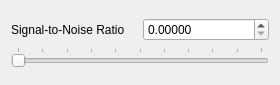
<?xml version="1.0" encoding="UTF-8"?>
<ui version="4.0">
 <class>BuildNoiseColumnMatrix</class>
 <widget class="QDialog" name="BuildNoiseColumnMatrix">
  <property name="geometry">
   <rect>
    <x>0</x>
    <y>0</y>
    <width>280</width>
    <height>85</height>
   </rect>
  </property>
  <property name="sizePolicy">
   <sizepolicy hsizetype="Fixed" vsizetype="Fixed">
    <horstretch>0</horstretch>
    <verstretch>0</verstretch>
   </sizepolicy>
  </property>
  <property name="minimumSize">
   <size>
    <width>280</width>
    <height>85</height>
   </size>
  </property>
  <property name="windowTitle">
   <string>Dialog</string>
  </property>
  <layout class="QGridLayout" name="gridLayout">
   <item row="0" column="0">
    <layout class="QVBoxLayout" name="verticalLayout">
     <item>
      <layout class="QHBoxLayout" name="horizontalLayout">
       <item>
        <widget class="QLabel" name="label">
         <property name="text">
          <string>Signal-to-Noise Ratio</string>
         </property>
        </widget>
       </item>
       <item>
        <widget class="ctkDoubleSpinBox" name="noiseSpinBox_">
         <property name="decimals">
          <number>5</number>
         </property>
         <property name="maximum">
          <double>100.000000000000000</double>
         </property>
        </widget>
       </item>
      </layout>
     </item>
     <item>
      <widget class="QSlider" name="noiseSlider_">
       <property name="maximum">
        <number>100</number>
       </property>
       <property name="tracking">
        <bool>true</bool>
       </property>
       <property name="orientation">
        <enum>Qt::Horizontal</enum>
       </property>
       <property name="invertedAppearance">
        <bool>false</bool>
       </property>
       <property name="invertedControls">
        <bool>false</bool>
       </property>
       <property name="tickPosition">
        <enum>QSlider::TicksAbove</enum>
       </property>
       <property name="tickInterval">
        <number>10</number>
       </property>
      </widget>
     </item>
    </layout>
   </item>
  </layout>
 </widget>
 <customwidgets>
  <customwidget>
   <class>ctkDoubleSpinBox</class>
   <extends>QDoubleSpinBox</extends>
   <header>ctkDoubleSpinBox.h</header>
  </customwidget>
 </customwidgets>
 <resources/>
 <connections/>
</ui>
